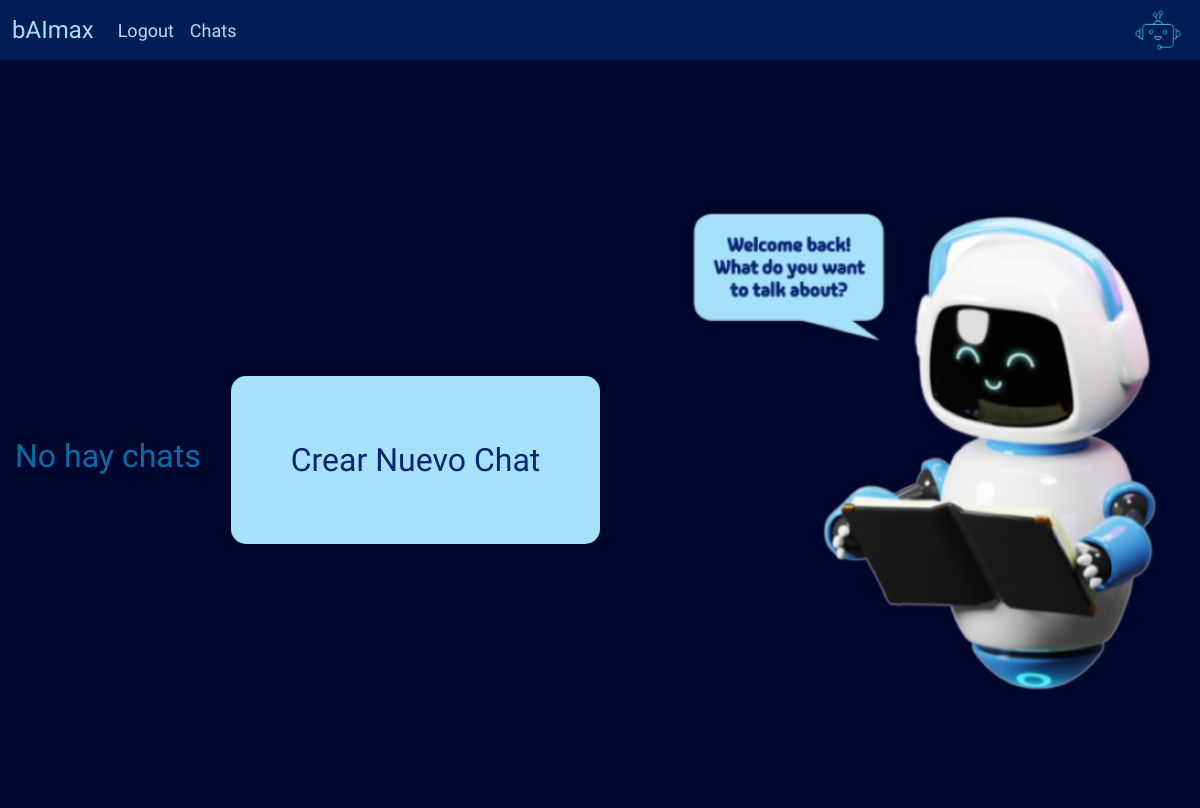
Page /chats/ (signed in) on the earlier database version.
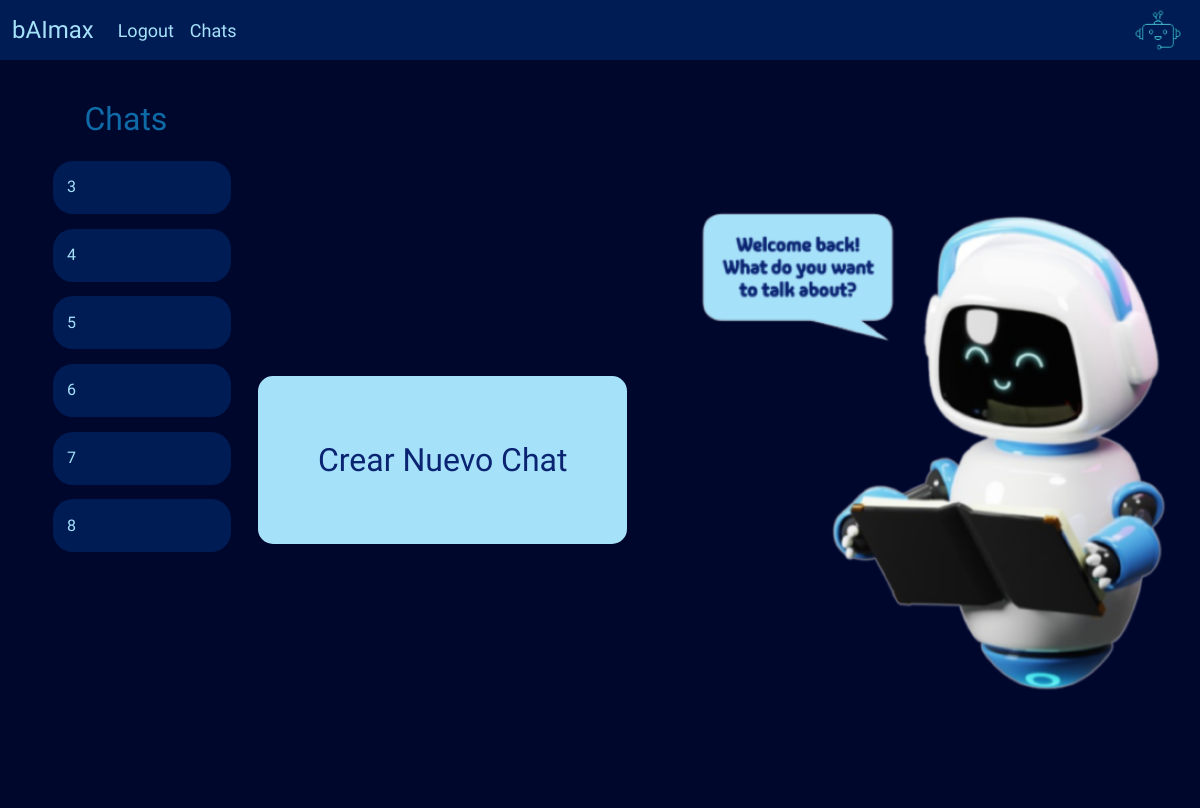
Same page on the later database version.
### chatbot/models.py (models this page shows)
class Chat(models.Model):
  id_chat = models.IntegerField(primary_key = True)
  user = models.ForeignKey(User,on_delete=models.CASCADE, null=True)

### chatbot/views.py (the view)
# urls.py: path('chats/',views.chat_page,name='chat_page'),
@login_required(login_url='/login')
def chat_page(request:HttpRequest):
    chats = Chat.objects.filter(user = request.user)
    return render(request,'chat_page.html',{'chats':chats})

### chatbot/templates/chat_page.html
{% extends 'base3.html' %}
{% block content %}
{% load static %}
<link rel="stylesheet" href="{% static 'chat_page.css' %}">
    <div class="contenedor">
        {% if chats %}
        <div class="chats">
            <h2 class="titulo">Chats</h2>
            <ul class="lista">
                {% for chat in chats %}
                <li class="item">
                    <a href="{% url 'chatbot' chat.id_chat %}" class="chat_link">{{ chat.id_chat }}</a>
                </li>
                {% endfor %}
            </ul>
        </div>
        {% else %}
        <h2 class="nochats">No hay chats</h2>
        {% endif %}
        <a href="{% url 'checkview' %}" class="new_chat">Crear Nuevo Chat</a>
        <img src="{% static 'robot2.png' %}" class="robot">
    </div>
{% endblock content %}

### bAImax/templates/base3.html (shortened to what this page needs)
{% load static %}
<head>
    <link href="https://cdn.jsdelivr.net/npm/bootstrap@5.3.3/dist/css/bootstrap.min.css" rel="stylesheet">
    <link rel="stylesheet" href="{% static 'base3.css' %}">
</head>
<nav class="navbar navbar-expand-lg bg-body-tertiary">
    <div class="container-fluid">
      <a class="navbar-brand" href="/">bAImax</a>
      <div class="collapse navbar-collapse" id="navbarSupportedContent">
        <ul class="navbar-nav me-auto mb-2 mb-lg-0">
          <li class="nav-item">
            <a class="nav-link" href="{% url 'logout' %}">Logout</a>
          </li>
          <li class="nav-item">
            <a class="nav-link" aria-current="page" href="/chats">Chats</a>
          </li>
        </ul>
        <img src="{% static 'bAImaxLogo.png' %}" alt="" class="logo">
      </div>
    </div>
  </nav>
  {% block content %}
  {% endblock content %}

### chatbot/static/base3.css (style rules this page uses)
.navbar { padding: 0px; font-family: Madimi One; }
.container-fluid { background-color: #001c55; }
.logo { max-height: 60px; }
.nav-link { color: #a6e1fa; background-color: #001c55; border-radius: 25px; font-size: large; }
.navbar-brand { color: #a6e1fa; transition: all ease .2s; font-size: x-large; }

### chatbot/static/chat_page.css (style rules this page uses)
.contenedor { font-family: Arial, sans-serif; background-color: #00072D; width: 100%; height: 100%; display: flex; justify-content: space-around; align-items: center; }
.new_chat { background-color: #A6E1FA; border-radius: 15px; color: #0A2472; padding: 5%; font-size: xx-large; font-family: Madimi One; text-decoration: none; }
.lista { list-style: none; overflow-y: scroll; height: 90%; width: 100%; }
.item { background-color: #001C55; border-radius: 20px; padding: 7%; margin: 7%; }
.chat_link { font-size: medium; font-family: Madimi One; text-decoration: none; color: #A6E1FA; }
.robot { height: 80%; }
.chats { display: flex; flex-direction: column; align-items: center; height: 90%; color: #0E6BA8; font-family: Madimi One; width: 20%; }

Differences in the rows shown:
added Chat: id_chat "3"
added Chat: id_chat "4"
added Chat: id_chat "5"
added Chat: id_chat "6"
added Chat: id_chat "7"
added Chat: id_chat "8"
Other differences:
text no longer shown: "No hay chats"
text now shown: "Chats"
